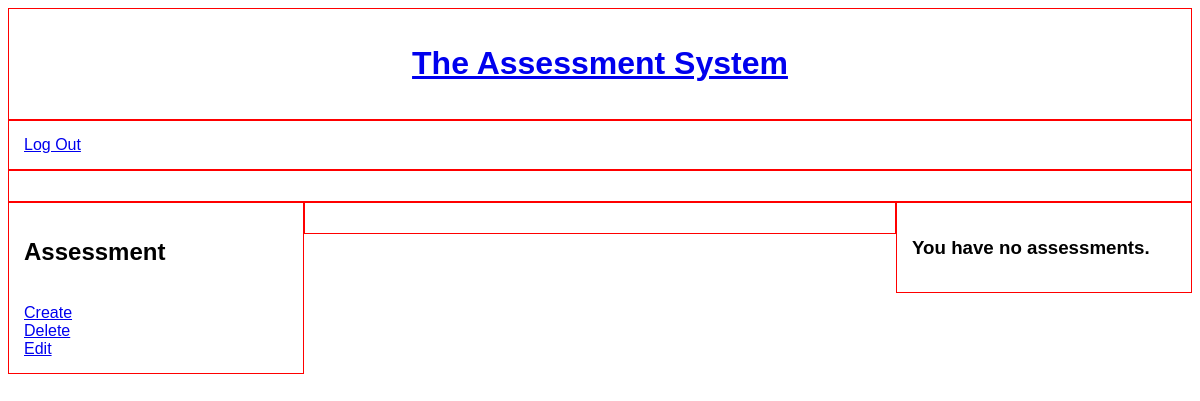
/ (signed in), run on an earlier commit of the app's database.
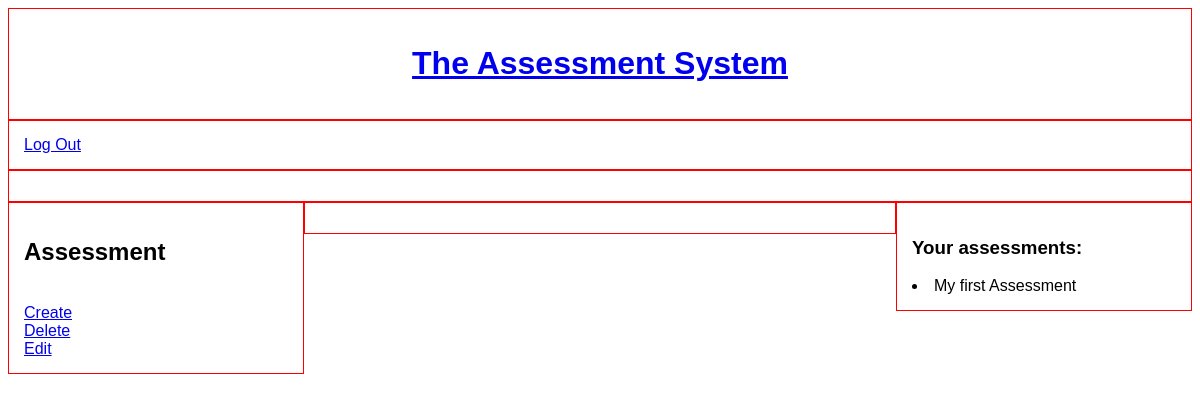
And on a later commit of the database.
### assessment/models.py (models this page shows)
class Assessment(models.Model):
    creator = models.ForeignKey(settings.AUTH_USER_MODEL, on_delete=models.CASCADE, editable=False)
    title = models.CharField(max_length=100, blank=True)
    def __str__(self):
        return f'{self.title}'

### core/views.py (the view)
# urls.py: 2. Add a URL to urlpatterns:  path('', views.home, name='home')
def home(request):
    template_name = 'home.html'
    if request.user.id is not None:
        user_id = request.user.id
        current_user = User.objects.get(id=user_id)
        user_assessments = Assessment.objects.filter(creator=current_user).exclude(title='')
    else:
        user_assessments = None
    context = {
        'user_assessments': user_assessments,
    }
    return render(request, template_name, context)

### core/templates/core/home.html (shortened to what this page needs)
{% extends 'base.html' %}
{% block content %}
<div class="col-12" id="logo">
    <h1><a href="{% url 'home' %}">The Assessment System</a></h1>
</div>
<div class="col-12" id="navbar">
    {% if not user.is_authenticated %}
    <a href="{% url 'login' %}">Log In</a>
    <a href="{% url 'signup' %}">Sign Up</a>
    {% else %}
    <a href="{% url 'logout' %}">Log Out</a>
    {% endif %}
</div>
<div class="col-12" id="messages">
</div>
{% if user.role == 'Teacher' %}
<div class="col-3" id="left-side-teacher">
    <h2>Assessment</h2>
    <br><a href="{% url 'create-assessment' %}" name="create-assessment">Create</a>
    <br><a href="{% url 'delete-assessment' %}" name="delete-assessment">Delete</a>
    <br><a href="{% url 'edit-assessment' %}" name="edit-assessment">Edit</a>
</div>
<div class="col-6" id="main-content-teacher">
</div>
<div class="col-3" id="right-side-teacher">
    {% if user_assessments %}
    <h3>Your assessments:</h3>
    {% for assessment in user_assessments %}
    <li>{{ assessment }}</li>
    {% endfor %}
    {% else %}
    <h3>You have no assessments.</h3>
    {% endif %}
</div>
{% elif user.role == 'Student' %}
student
{% endif %}
{% endblock %}

What changed in the data, as far as the page shows it:
added Assessment: title "My first Assessment"
Also different on the page:
text no longer shown: "You have no assessments."
text now shown: "Your assessments:"
